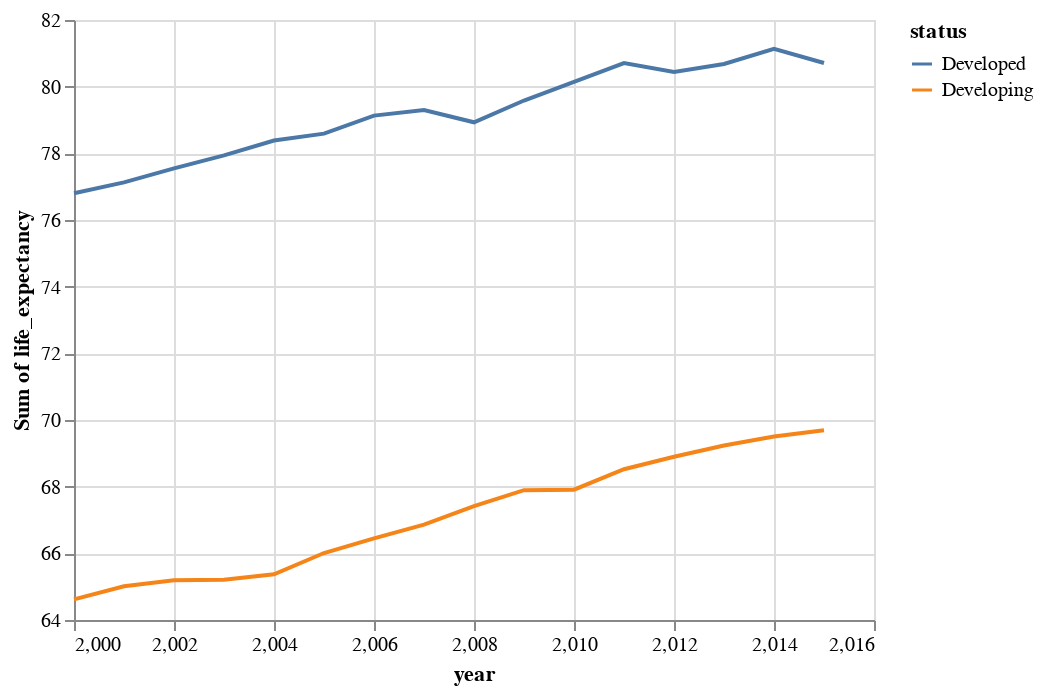

Notebook source saved alongside this figure:
### Markdown cell above
## Developed vs Developing

### Code cell
b = alt.Chart(dataset_df.groupby(["status", "year"]).mean()["life_expectancy"].reset_index()).mark_line().encode(
    x="year",
    y=alt.Y("sum(life_expectancy)",scale=alt.Scale(zero=False)),
    color="status",
    tooltip="status"
)
b

### Figure 1 — Vega-Lite specification as saved in the notebook (floating-point values rounded to 4 significant figures)
{"config": {"view": {"continuousWidth": 400, "continuousHeight": 300}}, "data": {"name": "data-02ce0053a4ba2a8371c3157b3a2160f7"}, "mark": "line", "encoding": {"color": {"type": "nominal", "field": "status"}, "tooltip": {"type": "nominal", "field": "status"}, "x": {"type": "quantitative", "field": "year"}, "y": {"type": "quantitative", "aggregate": "sum", "field": "life_expectancy", "scale": {"zero": false}}}, "$schema": "https://vega.github.io/schema/vega-lite/v4.8.1.json", "datasets": {"data-02ce0053a4ba2a8371c3157b3a2160f7": [{"status": "Developed", "year": 2000, "life_expectancy": 76.8}, {"status": "Developed", "year": 2001, "life_expectancy": 77.13}, {"status": "Developed", "year": 2002, "life_expectancy": 77.55}, {"status": "Developed", "year": 2003, "life_expectancy": 77.94}, {"status": "Developed", "year": 2004, "life_expectancy": 78.38}, {"status": "Developed", "year": 2005, "life_expectancy": 78.59}, {"status": "Developed", "year": 2006, "life_expectancy": 79.13}, {"status": "Developed", "year": 2007, "life_expectancy": 79.3}, {"status": "Developed", "year": 2008, "life_expectancy": 78.93}, {"status": "Developed", "year": 2009, "life_expectancy": 79.58}, {"status": "Developed", "year": 2010, "life_expectancy": 80.15}, {"status": "Developed", "year": 2011, "life_expectancy": 80.71}, {"status": "Developed", "year": 2012, "life_expectancy": 80.44}, {"status": "Developed", "year": 2013, "life_expectancy": 80.68}, {"status": "Developed", "year": 2014, "life_expectancy": 81.14}, {"status": "Developed", "year": 2015, "life_expectancy": 80.71}, {"status": "Developing", "year": 2000, "life_expectancy": 64.62}, {"status": "Developing", "year": 2001, "life_expectancy": 65.01}, {"status": "Developing", "year": 2002, "life_expectancy": 65.19}, {"status": "Developing", "year": 2003, "life_expectancy": 65.21}, {"status": "Developing", "year": 2004, "life_expectancy": 65.37}, {"status": "Developing", "year": 2005, "life_expectancy": 66.01}, {"status": "Developing", "year": 2006, "life_expectancy": 66.45}, {"status": "Developing", "year": 2007, "life_expectancy": 66.86}, {"status": "Developing", "year": 2008, "life_expectancy": 67.41}, {"status": "Developing", "year": 2009, "life_expectancy": 67.89}, {"status": "Developing", "year": 2010, "life_expectancy": 67.91}, {"status": "Developing", "year": 2011, "life_expectancy": 68.52}, {"status": "Developing", "year": 2012, "life_expectancy": 68.9}, {"status": "Developing", "year": 2013, "life_expectancy": 69.23}, {"status": "Developing", "year": 2014, "life_expectancy": 69.5}, {"status": "Developing", "year": 2015, "life_expectancy": 69.69}]}}
